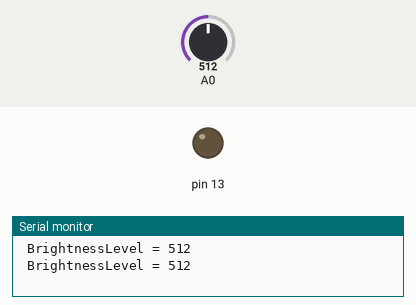
Simulated run of this sketch. Board: Arduino Uno, built with avr-gcc and run on an emulated ATmega328P. Shown: output pins drawn as LEDs (lit = HIGH), the last lines printed to the serial monitor. Inputs (shaded band) come from the test bench; at power-on: A0 = 512.

Above: at 1.8 s.
1.9 s: A0 set to 581
3.4 s: A0 set to 613
At 4.5 s:
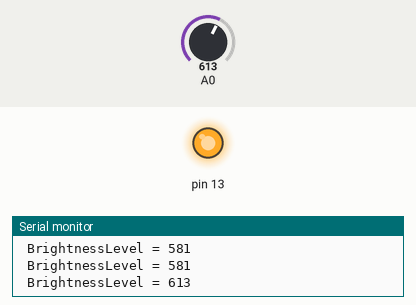
5.5 s: A0 set to 590
At 7.2 s:
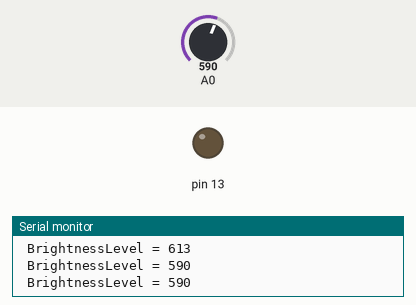
7.5 s: A0 set to 610
At 8.8 s:
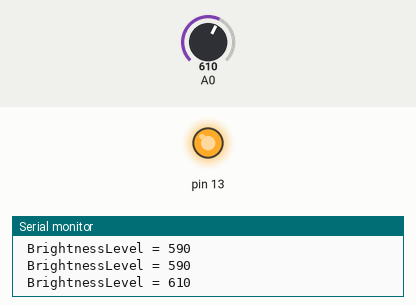
Timing chart, 0 to 10.5 s (numbered marks = the images above; inputs shaded):
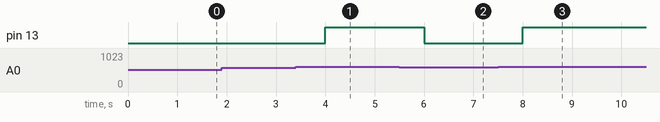

Measured:
- the behaviour switches between 599 and 600 on A0 (found by bisection; images 0 and 1)
- after the input at 3.4 s, pin 13: LOW → HIGH after 0.60 s
- after the input at 5.5 s, pin 13: HIGH → LOW after 0.50 s
- after the input at 7.5 s, pin 13: LOW → HIGH after 0.50 s

The sketch:

LDRIMPLEMENT1.ino
```cpp
void setup() {
  pinMode(13, OUTPUT);
  Serial.begin(9600);
}

void loop() {

 int BrightnessLevel= analogRead(0);

  Serial.print(" BrightnessLevel = ");
  Serial.println(BrightnessLevel);
  if (BrightnessLevel >=600 ) {digitalWrite(13, HIGH);
    delay(1000);}

    else{ digitalWrite(13, LOW);
    delay(1000);}


}
```
